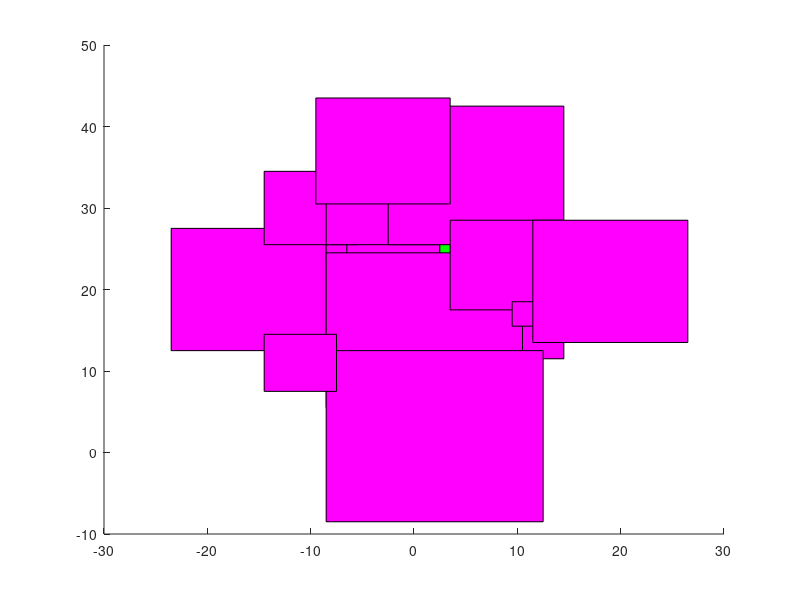

The MATLAB script that drew this image:
close all
patch_coords = @(minx, maxx, miny, maxy) [ minx maxx maxx minx ; miny miny maxy maxy]';

hold on

fill([0 -20 0 20],[0 20 40 20],'g')

fill([-23.5 -8.5 -8.5 -23.5],[12.5 12.5 27.5 27.5],'m')
fill([-8.5 -5.5 -5.5 -8.5],[23.5 23.5 26.5 26.5],'m')
fill([7.5 14.5 14.5 7.5],[11.5 11.5 18.5 18.5],'m')
fill([-6.5 2.5 2.5 -6.5],[21.5 21.5 30.5 30.5],'m')
fill([-14.5 -5.5 -5.5 -14.5],[25.5 25.5 34.5 34.5],'m')
fill([-8.5 2.5 2.5 -8.5],[25.5 25.5 36.5 36.5],'m')
fill([-8.5 10.5 10.5 -8.5],[5.5 5.5 24.5 24.5],'m')
fill([-8.5 12.5 12.5 -8.5],[-8.5 -8.5 12.5 12.5],'m')
fill([-14.5 -7.5 -7.5 -14.5],[7.5 7.5 14.5 14.5],'m')
fill([-2.5 14.5 14.5 -2.5],[25.5 25.5 42.5 42.5],'m')
fill([-9.5 3.5 3.5 -9.5],[30.5 30.5 43.5 43.5],'m')
fill([3.5 14.5 14.5 3.5],[17.5 17.5 28.5 28.5],'m')
fill([9.5 12.5 12.5 9.5],[15.5 15.5 18.5 18.5],'m')
fill([11.5 26.5 26.5 11.5],[13.5 13.5 28.5 28.5],'m')